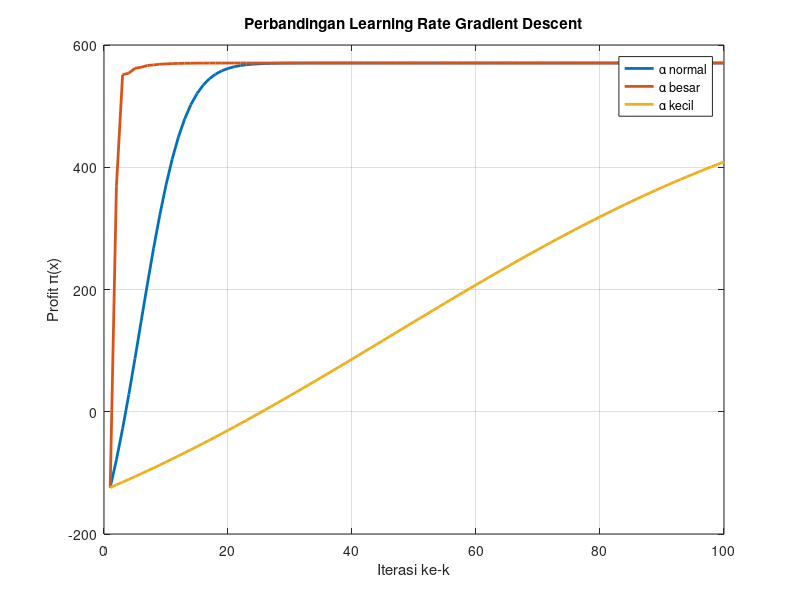

MATLAB code to generate this figure:
% =======================================================================
% UTS Matematika Sains Data Semester Genap 2025/2026
% Soal 5 Konvergensi CLV dan Kekontinuan Biaya
%
% Nama : Muhammad Diyar razaqa Aditya
% NIM  : 2510514031
% Parameter: N=31, a=3, b=1, K=5, theta0=95, alpha=0.002
% Tanggal: 2026-04-26
% =======================================================================
clc; clear; close all;

% Parameter
a = 3; b = 1; K = 5;

pi = @(x) -4*x.^3 + 30*x.^2 + 100*x - 250;
dpi = @(x) -12*x.^2 + 60*x + 100;

% Learning rates
alpha1 = 0.002;   % normal
alpha2 = 0.02;    % terlalu besar
alpha3 = 0.0002;  % terlalu kecil

iter = 100;

% Inisialisasi
x1 = 1; x2 = 1; x3 = 1;

Y1 = zeros(iter,1);
Y2 = zeros(iter,1);
Y3 = zeros(iter,1);

% Gradient Descent
for k = 1:iter
    Y1(k) = pi(x1);
    Y2(k) = pi(x2);
    Y3(k) = pi(x3);
    
    x1 = x1 + alpha1 * dpi(x1);
    x2 = x2 + alpha2 * dpi(x2);
    x3 = x3 + alpha3 * dpi(x3);
end

% Plot
figure
plot(1:iter, Y1, 'LineWidth', 2)
hold on
plot(1:iter, Y2, 'LineWidth', 2)
plot(1:iter, Y3, 'LineWidth', 2)

xlabel('Iterasi ke-k')
ylabel('Profit π(x)')
title('Perbandingan Learning Rate Gradient Descent')

legend('α normal','α besar','α kecil')
grid on
